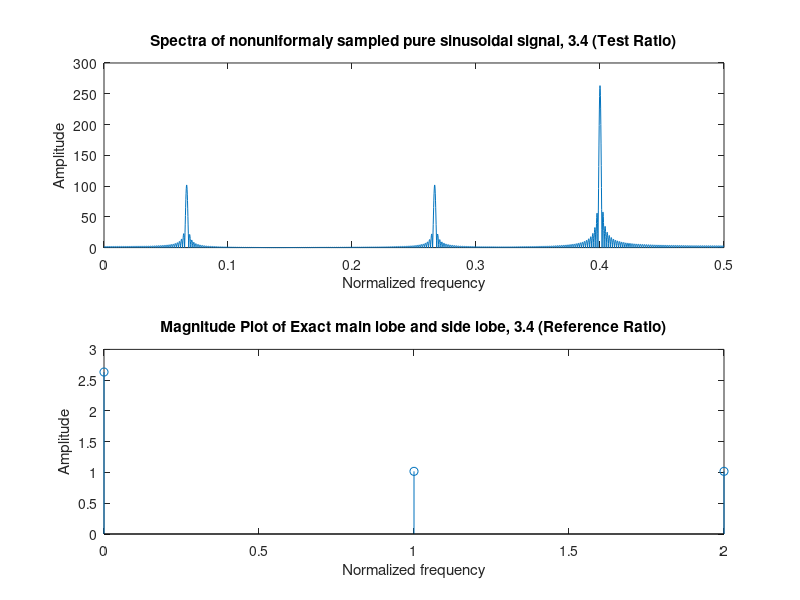

This chart was generated by the following MATLAB code:
% To calculate the spectrum of the nonuniformly sampled signal
N=600; % Number of samples
freq=3.4;% Frequency 0.3, 0.7, 1.3, 2.7, 3.3, 3.7, etc.
rm=[0 0.05 0.05]; % Nonuniform sampling ratio
am=[];
% Nonuniform sampling ratio for 1000 samples
for n=1:N/3,
    am=[am,rm];
end
am=[am,0]; % Pad zero to the 1000-th sampling
for n=1:N,
    xn(n)=cos(2*pi*freq*(n-1+am(n))); % Nonuniform sampling
end
pad=6000;
XN=abs(fft(xn,pad)); % Magnitude spectrum
%XN=abs(fft(xn));
XN=XN(1:3000);
%subplot(3,1,1);
%plot(XN)
%title('Magnitude Spectrum FFT')
XN=XN(1:(N*10)/2);
subplot(2,1,1);
plot(0:1/(N*10):((N*10)/2-1)/6000, XN) % Plot of spectrum
title(['Spectra of nonuniformaly sampled pure sinusoidal signal, ',num2str(freq),' (Test Ratio)']);
xlabel('Normalized frequency')
ylabel('Amplitude');

%finding peaks and location to calculate approximate ratio
[pks,locs] = findpeaks(abs(XN));
[maxvalue, index_of_max] = max(XN);
A=[pks;locs]
main_lobe=max(XN); 	%Value of main lobe
theta_nod=index_of_max/pad;%main lobe frequency
     
if (freq==0.1);
  SL1=(-theta_nod+1/3)*pad; 
  SL2=(theta_nod+1/3)*pad; 
  
elseif (freq==0.2);
  SL1=(-theta_nod+1/3)*pad;
  SL2=(-theta_nod+2/3)*pad;
else
SL1=(-theta_nod+2/3)*pad;%calculated side lobe location
if(SL1>=(pad/2));
   m=SL1-(pad/2);
   SL1=(pad/2)-m;
end
SL2=(-theta_nod+1/3)*pad;
end


[~,I1] = min(abs(locs-abs(SL1)));%choosing closest existing value to the calc sidelobe loc
c1 = locs(I1);
[~,I2] = min(abs(locs-abs(SL2)));
c2 = locs(I2);
[row1, column1] = find(A == c1)
[row2, column2] = find(A == c2)
sidelobe_1=pks(column1);
sidelobe_2=pks(column2);

if(abs((index_of_max) -(c1)) < (0.1*N));
 approximateratio=sidelobe_2/maxvalue; 
 disp(approximateratio);
else
approximateratio=((sidelobe_1+sidelobe_2)/2)/maxvalue;
disp(approximateratio);
end





%sidelobe
% This calculates the exact side lobe to main lobe ratio
r=[0, 0.05, 0.05];  % nonuniform sampling ratios
nf=2*pi*freq;  % normalized frequency
s=exp(j*nf*r);
S=fft(s);  % computation of gains of lobes
Q=abs(S);  % magnitude of gains
subplot(2,1,2);
stem(0:2, Q)
title(['Magnitude Plot of Exact main lobe and side lobe, ',num2str(freq),' (Reference Ratio)']);
xlabel('Normalized frequency')
ylabel('Amplitude');
exactratio=(Q(2)+Q(3))/Q(1)/2% ratio of side to main lobes



%error percentahe
ep=((exactratio-approximateratio)/exactratio)*100
disp(sprintf('Error Percentage: %f and Test Ratio: %f and Reference Ratio: %f \n Error Percentage %f', ep, approximateratio, exactratio, abs(ep)))


